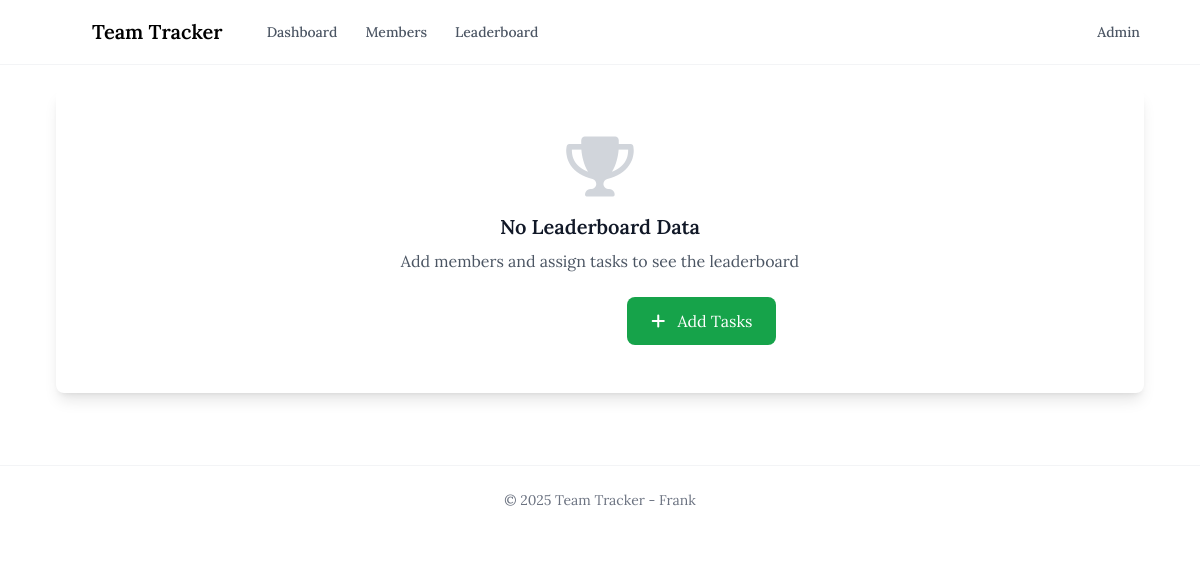
The app's page /leaderboard/, older data.
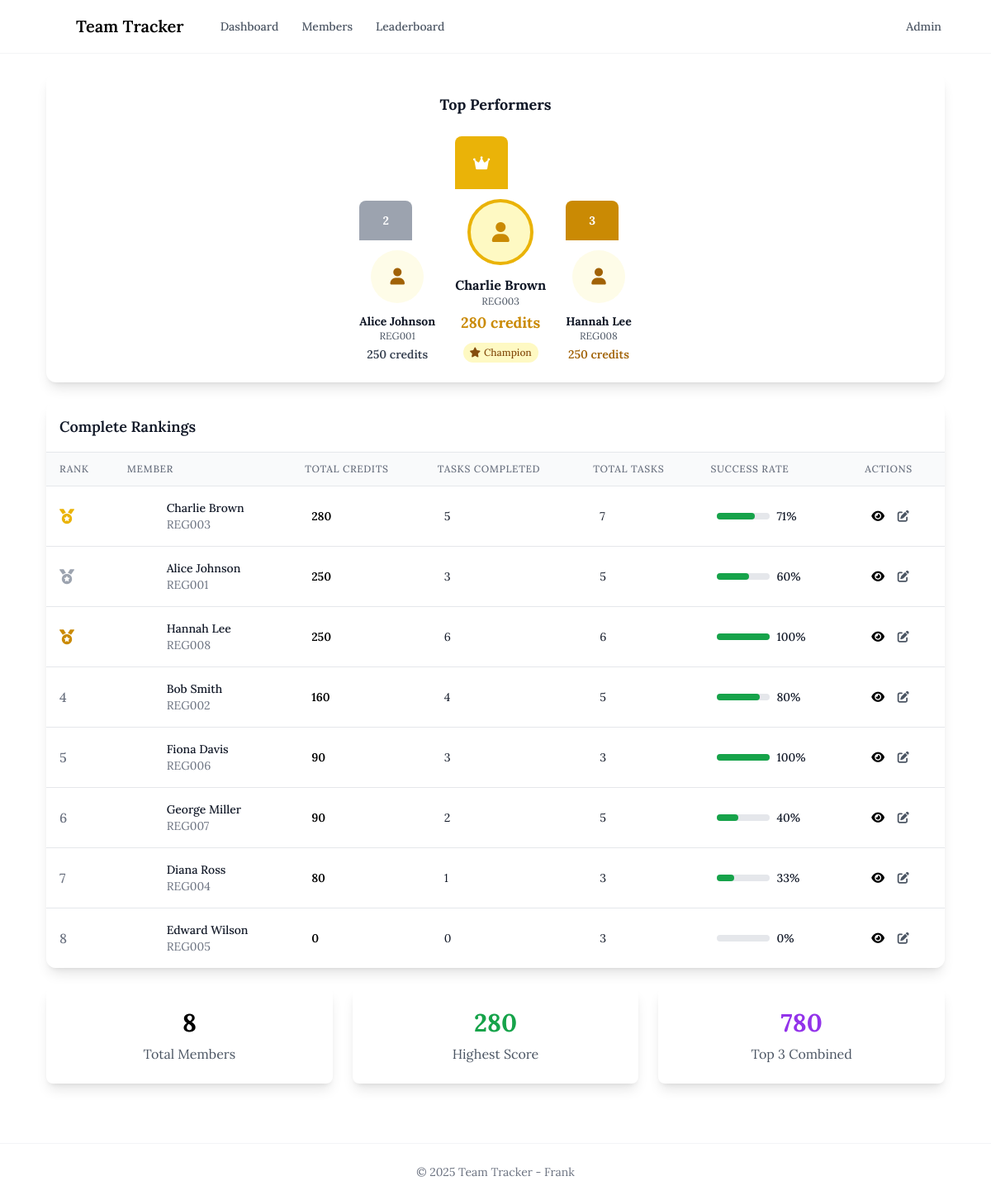
The same page, newer data.
### members/models.py (models this page shows, shortened)
class Member(models.Model):
    name = models.CharField(max_length=100)
    reg_number = models.CharField(max_length=50, unique=True)
    email = models.EmailField(unique=True)
    created_at = models.DateTimeField(auto_now_add=True)
    updated_at = models.DateTimeField(auto_now=True)
    class Meta:
        ordering = ['name']

### members/views.py (the view)
# urls.py: path("leaderboard/", views.leaderboard, name="leaderboard"),
def leaderboard(request):
    members = Member.objects.annotate(
        total_credits=Sum('tasks__credits', filter=Q(tasks__is_completed=True)),
        total_tasks=Count('tasks'),
        completed_tasks=Count('tasks', filter=Q(tasks__is_completed=True))
    ).order_by('-total_credits')
    top_members = list(members[:3])
    first_place = top_members[0] if len(top_members) > 0 else None
    second_place = top_members[1] if len(top_members) > 1 else None
    third_place = top_members[2] if len(top_members) > 2 else None
    context = {
        'members': members,
        'first_place': first_place,
        'second_place': second_place,
        'third_place': third_place,
        'page_title': 'Leaderboard'
    }
    return render(request, "members/leaderboard.html", context)

### templates/members/leaderboard.html (shortened to what the changed rows need)
{% extends 'base.html' %}
{% block content %}
<div class="space-y-6">
    {% if members %}
        {% if members|length >= 3 %}
            <div class="bg-white shadow-lg rounded-xl p-6">
                <h3 class="text-lg font-lora font-bold text-center text-gray-900 mb-6">
                    Top Performers
                </h3>
                <div class="flex justify-center items-end space-x-6">
                    {% if second_place %}
                        <div class="text-center">
                            <div class="w-16 h-12 bg-gray-400 rounded-t-lg flex items-center justify-center mb-3">
                                <span class="text-white font-bold text-sm">2</span>
                            </div>
                            <div class="w-16 h-16 bg-yellow-50 rounded-full flex items-center justify-center mb-3 mx-auto">
                                <i class="fas fa-user text-xl text-yellow-700"></i>
                            </div>
                            <h4 class="font-lora font-bold text-gray-900 text-sm">{{ second_place.name }}</h4>
                            <p class="text-xs text-gray-600">{{ second_place.reg_number }}</p>
                            <p class="text-sm font-semibold text-gray-700 mt-1">{{ second_place.total_credits|default:0 }} credits</p>
                        </div>
                    {% endif %}
                    {% if first_place %}
                        <div class="text-center">
                            <div class="w-16 h-16 bg-yellow-500 rounded-t-lg flex items-center justify-center mb-3">
                                <i class="fas fa-crown text-white text-lg"></i>
                            </div>
                            <div class="w-20 h-20 bg-yellow-100 rounded-full flex items-center justify-center mb-3 mx-auto border-4 border-yellow-500">
                                <i class="fas fa-user text-2xl text-yellow-600"></i>
                            </div>
                            <h4 class="font-lora font-bold text-gray-900 text-base">{{ first_place.name }}</h4>
                            <p class="text-xs text-gray-600">{{ first_place.reg_number }}</p>
                            <p class="text-lg font-lora font-bold text-yellow-600 mt-1">{{ first_place.total_credits|default:0 }} credits</p>
                            <div class="mt-2">
                                <span class="inline-flex items-center px-2 py-1 rounded-full text-xs font-medium bg-yellow-100 text-yellow-800">
                                    <i class="fas fa-star mr-1"></i>
                                    Champion
                                </span>
                            </div>
                        </div>
                    {% endif %}
                    {% if third_place %}
                        <div class="text-center">
                            <div class="w-16 h-12 bg-yellow-600 rounded-t-lg flex items-center justify-center mb-3">
                                <span class="text-white font-bold text-sm">3</span>
                            </div>
                            <div class="w-16 h-16 bg-yellow-50 rounded-full flex items-center justify-center mb-3 mx-auto">
                                <i class="fas fa-user text-xl text-yellow-700"></i>
                            </div>
                            <h4 class="font-lora font-bold text-gray-900 text-sm">{{ third_place.name }}</h4>
                            <p class="text-xs text-gray-600">{{ third_place.reg_number }}</p>
                            <p class="text-sm font-lora font-semibold text-yellow-700 mt-1">{{ third_place.total_credits|default:0 }} credits</p>
                        </div>
                    {% endif %}
                </div>
            </div>
        {% endif %}
        <div class="bg-white shadow-lg rounded-xl overflow-hidden">
            <div class="p-4 border-b border-gray-200">
                <h3 class="text-lg font-lora font-semibold text-gray-900">
                    Complete Rankings
                </h3>
            </div>
            <div class="overflow-x-auto">
                <table class="min-w-full divide-y divide-gray-200">
                    <thead class="bg-gray-50">
                        <tr>
                            <th class="px-4 py-3 text-left text-xs font-lora font-medium text-gray-500 uppercase tracking-wider">Rank</th>
                            <th class="px-4 py-3 text-left text-xs font-lora font-medium text-gray-500 uppercase tracking-wider">Member</th>
                            <th class="px-4 py-3 text-left text-xs font-lora font-medium text-gray-500 uppercase tracking-wider">Total Credits</th>
                            <th class="px-4 py-3 text-left text-xs font-lora font-medium text-gray-500 uppercase tracking-wider">Tasks Completed</th>
                            <th class="px-4 py-3 text-left text-xs font-lora font-medium text-gray-500 uppercase tracking-wider">Total Tasks</th>
                            <th class="px-4 py-3 text-left text-xs font-lora font-medium text-gray-500 uppercase tracking-wider">Success Rate</th>
                            <th class="px-4 py-3 text-left text-xs font-lora font-medium text-gray-500 uppercase tracking-wider">Actions</th>
                        </tr>
                    </thead>
                    <tbody class="bg-white divide-y divide-gray-200">
                        {% for member in members %}
                            <tr class="hover:bg-gray-50 transition-colors duration-200">
                                <td class="px-4 py-4 whitespace-nowrap">
                                    <div class="flex items-center">
                                        {% if forloop.counter <= 3 %}
                                            {% if forloop.counter == 1 %}
                                                <i class="fas fa-medal text-yellow-500 text-lg mr-2"></i>
                                            {% elif forloop.counter == 2 %}
                                                <i class="fas fa-medal text-gray-400 text-lg mr-2"></i>
                                            {% else %}
                                                <i class="fas fa-medal text-yellow-600 text-lg mr-2"></i>
                                            {% endif %}
                                        {% else %}
                                            <span class="text-gray-500 font-lora font-medium mr-4">{{ forloop.counter }}</span>
                                        {% endif %}
                                    </div>
                                </td>
                                <td class="px-4 py-4 whitespace-nowrap">
                                    <div class="flex items-center">
                                        <div class="w-8 h-8 bg-falcon-blue rounded-full flex items-center justify-center">
                                            <i class="fas fa-user text-white text-sm"></i>
                                        </div>
                                        <div class="ml-4">
                                            <div class="text-sm font-medium text-gray-900">{{ member.name }}</div>
                                            <div class="text-sm text-gray-500">{{ member.reg_number }}</div>
                                        </div>
                                    </div>
                                </td>
                                <td class="px-6 py-4 whitespace-nowrap">
                                    <div class="text-sm font-semibold text-falcon-blue">{{ member.total_credits|default:0 }}</div>
                                </td>
                                <td class="px-6 py-4 whitespace-nowrap">
                                    <div class="text-sm text-gray-900">{{ member.completed_tasks|default:0 }}</div>
                                </td>
                                <td class="px-6 py-4 whitespace-nowrap">
                                    <div class="text-sm text-gray-900">{{ member.total_tasks|default:0 }}</div>
                                </td>
                                <td class="px-6 py-4 whitespace-nowrap">
                                    {% if member.total_tasks > 0 %}
                                        {% widthratio member.completed_tasks member.total_tasks 100 as success_rate %}
                                        <div class="flex items-center">
                                            <div class="w-16 bg-gray-200 rounded-full h-2 mr-2">
                                                <div class="bg-green-600 h-2 rounded-full" style="width: {{ success_rate }}%"></div>
                                            </div>
                                            <span class="text-sm font-medium text-gray-900">{{ success_rate }}%</span>
                                        </div>
                                    {% else %}
                                        <span class="text-sm text-gray-500">N/A</span>
                                    {% endif %}
                                </td>
                                <td class="px-6 py-4 whitespace-nowrap text-sm font-medium">
                                    <a href="{% url 'members:member_detail' member.reg_number %}"
                                       class="text-falcon-blue hover:text-falcon-dark mr-3">
                                        <i class="fas fa-eye"></i>
                                    </a>
                                    <a href="/admin/members/member/{{ member.id }}/change/"
                                       class="text-gray-600 hover:text-gray-900">
                                        <i class="fas fa-edit"></i>
                                    </a>
                                </td>
                            </tr>
                        {% endfor %}
                    </tbody>
                </table>
            </div>
        </div>
        <div class="grid grid-cols-1 md:grid-cols-3 gap-6">
            <div class="bg-white shadow-lg rounded-lg p-6 text-center">
                <div class="text-3xl font-bold text-falcon-blue mb-2">{{ members.count }}</div>
                <div class="text-gray-600">Total Members</div>
            </div>
            <div class="bg-white shadow-lg rounded-lg p-6 text-center">
                <div class="text-3xl font-bold text-green-600 mb-2">
                    {% if first_place %}{{ first_place.total_credits|default:0 }}{% else %}0{% endif %}
                </div>
                <div class="text-gray-600">Highest Score</div>
            </div>
            <div class="bg-white shadow-lg rounded-lg p-6 text-center">
                <div class="text-3xl font-bold text-purple-600 mb-2">
                    {% if first_place and second_place and third_place %}
                        {{ first_place.total_credits|default:0|add:second_place.total_credits|default:0|add:third_place.total_credits|default:0 }}
                    {% elif first_place and second_place %}
                        {{ first_place.total_credits|default:0|add:second_place.total_credits|default:0 }}
                    {% elif first_place %}
                        {{ first_place.total_credits|default:0 }}
                    {% else %}0{% endif %}
                </div>
                <div class="text-gray-600">Top 3 Combined</div>
            </div>
        </div>
    {% else %}
        <div class="bg-white shadow-lg rounded-lg p-12 text-center">
            <i class="fas fa-trophy text-6xl text-gray-300 mb-4"></i>
            <h3 class="text-xl font-semibold text-gray-900 mb-2">No Leaderboard Data</h3>
            <p class="text-gray-600 mb-6">Add members and assign tasks to see the leaderboard</p>
            <div class="space-x-4">
                <a href="/admin/members/member/add/"
                   class="bg-falcon-blue text-white px-6 py-3 rounded-lg hover:bg-falcon-dark transition-colors duration-200 inline-block">
                    <i class="fas fa-user-plus mr-2"></i>
                </a>
                <a href="/admin/members/task/add/"
                   class="bg-green-600 text-white px-6 py-3 rounded-lg hover:bg-green-700 transition-colors duration-200 inline-block">
                    <i class="fas fa-plus mr-2"></i>
                    Add Tasks
                </a>
            </div>
        </div>
    {% endif %}
</div>
{% endblock %}

Row changes from the older to the newer data that the page shows:
added Member: name "Alice Johnson", reg_number "REG001", total_credits "250", completed_tasks "3", total_tasks "5", success_rate "60"
added Member: name "Charlie Brown", reg_number "REG003", total_credits "280", completed_tasks "5", total_tasks "7", success_rate "71", total_credits|add "780"
added Member: name "Hannah Lee", reg_number "REG008", total_credits "250", completed_tasks "6", total_tasks "6", success_rate "100"
added Member: name "Bob Smith", reg_number "REG002", total_credits "160", completed_tasks "4", total_tasks "5", success_rate "80"
added Member: name "Fiona Davis", reg_number "REG006", total_credits "90", completed_tasks "3", total_tasks "3", success_rate "100"
added Member: name "George Miller", reg_number "REG007", total_credits "90", completed_tasks "2", total_tasks "5", success_rate "40"
added Member: name "Diana Ross", reg_number "REG004", total_credits "80", completed_tasks "1", total_tasks "3", success_rate "33"
added Member: name "Edward Wilson", reg_number "REG005", total_credits "0", completed_tasks "0", total_tasks "3", success_rate "0"
Text that changed along with them:
{{ members.count }}: (not shown) → "8"
text no longer shown: "No Leaderboard Data Add members and assign tasks to see the leaderboard Add Tasks"
text now shown: "Top Performers 2 credits credits Champion 3 credits Complete Rankings RANK MEMBER TOTAL CREDITS TASKS COMPLETED TOTAL TASKS SUCCESS RATE ACTIONS Total Members Highest Score Top 3 Combined"
